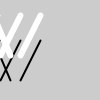
Frame 1 (no input)
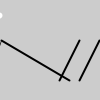
Frame 60 (the mouse pressed at the canvas centre just before this capture)
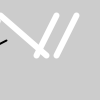
Frame 120 (the mouse held since frame 60 and released just before this capture)

The Processing sketch that drew these frames (run headless with seeded random() and noise(); from frame 60 on, the mouse is pressed at the canvas centre):

// Processing sketch: Erokerixak03
// ── Erokerixak03.pde
Diagonals da, db;

void setup(){
  size(100,100);
  // Inputs: x, y, speed, thick, gray
  da = new Diagonals(0, 80, 1, 2,0);
  db = new Diagonals(0, 55, 2, 6, 255);
}

void draw(){
  background(204);
  da.update();
  db.update();
}

class Diagonals {
  int x, y, speed, thick, gray;
  
  Diagonals(int xpos, int ypos, int s, int t, int g) {
    x = xpos;
    y = ypos;
    speed = s;
    thick = t;
    gray = g;
  }
  
  void update() {
    strokeWeight(thick);
    stroke(gray);
    line(x, y, x+20, y-40);
    line(x+10, y, tan(x+30), y-40);
    line(x+20, y, x+40, y-40);
    strokeWeight(0.7);
    line(x-y, (y*1.33), tan(x*3), y-40);
    x= x + speed;
    if (x > 100) {
      x = -100;
    }
  }
}
